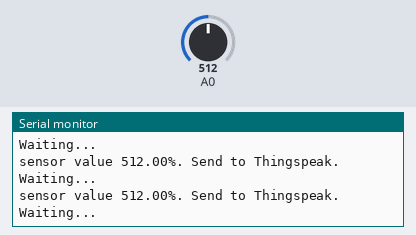
Bench run of a sketch on a simulated ESP8266 (NodeMCU). Parts: the last lines printed to the serial monitor. Inputs (shaded band) come from the test bench; at power-on: A0 = 512. WiFi joins after 1.5 s; servers stay silent unless stated.

Above: at 3.7 s.
3.8 s: A0 set to 716
At 4.39 s:
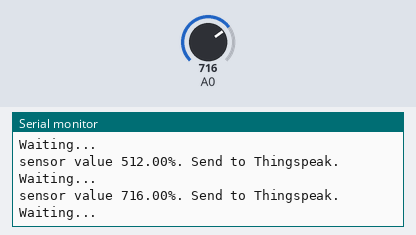
5.3 s: A0 set to 900
At 5.89 s:
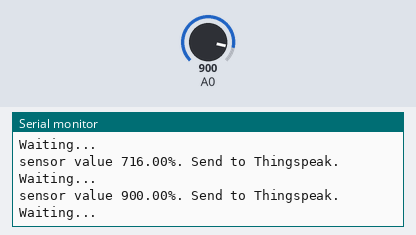
Timing chart, 0 to 8.3 s (numbered marks = the images above; inputs shaded):
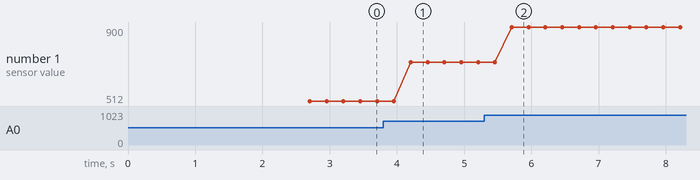

The sketch:

Nodemcu_Thingspeak.ino
```cpp
#include <ESP8266WiFi.h>
#include <WiFiClient.h>
#include <ESP8266WebServer.h>

const char *ssid = "motog5plus"; //Enter your WIFI ssid
const char *password = "omkar_1234"; //Enter your WIFI password
const char* server = "api.thingspeak.com";

String apiKey = "PC9JD7KM9IGDBAF0";

double data11 = 987;
WiFiClient client;
void setup()
{
      pinMode(A0, INPUT);
      delay(1000);
      Serial.begin(115200);
      WiFi.begin(ssid, password);
      Serial.println("");

      while(WiFi.status() != WL_CONNECTED) {
        delay(500);
        Serial.print(".");
      }

        Serial.println("");
        Serial.print("Connected to");
        Serial.println(ssid);
        Serial.print("IP Address");
        Serial.println(WiFi.localIP());


}

void loop() {

  float data = analogRead(A0);
  data11 = data;

  if (client.connect(server,80))
                      {

                             String postStr = apiKey;
                             postStr +="&field1=";
                             postStr += String(data11);

                             postStr += "\r\n\r\n";

                             client.print("POST /update HTTP/1.1\n");
                             client.print("Host: api.thingspeak.com\n");
                             client.print("Connection: close\n");
                             client.print("X-THINGSPEAKAPIKEY: "+apiKey+"\n");
                             client.print("Content-Type: application/x-www-form-urlencoded\n");
                             client.print("Content-Length: ");
                             client.print(postStr.length());
                             client.print("\n\n");
                             client.print(postStr);

                             Serial.print("sensor value ");
                             Serial.print(data11);

                             Serial.println("%. Send to Thingspeak.");
                        }
          client.stop();

          Serial.println("Waiting...");

  delay(50);

}
```

Measured:
- after the input at 3.8 s, the serial monitor: prints a new line after 0.41 s (image 1)
- after the input at 5.3 s, the serial monitor: prints a new line after 0.41 s (image 2)
- plotted number 1: 512 → 716 after the input at 3.8 s, 716 → 900 after the input at 5.3 s
